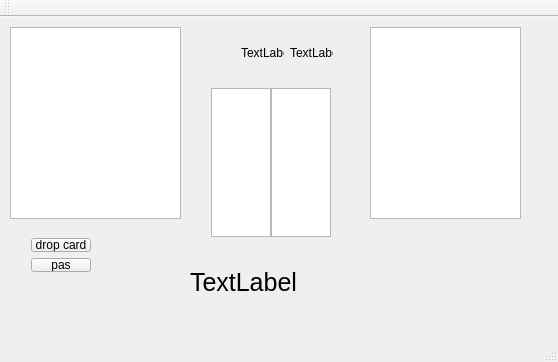
<?xml version="1.0" encoding="UTF-8"?>
<ui version="4.0">
 <class>MainWindow</class>
 <widget class="QMainWindow" name="MainWindow">
  <property name="geometry">
   <rect>
    <x>0</x>
    <y>0</y>
    <width>558</width>
    <height>362</height>
   </rect>
  </property>
  <property name="windowTitle">
   <string>MainWindow</string>
  </property>
  <widget class="QWidget" name="centralWidget">
   <widget class="QListWidget" name="player_cards">
    <property name="geometry">
     <rect>
      <x>10</x>
      <y>10</y>
      <width>171</width>
      <height>192</height>
     </rect>
    </property>
   </widget>
   <widget class="QListWidget" name="bot_cards">
    <property name="geometry">
     <rect>
      <x>370</x>
      <y>10</y>
      <width>151</width>
      <height>192</height>
     </rect>
    </property>
   </widget>
   <widget class="QWidget" name="layoutWidget">
    <property name="geometry">
     <rect>
      <x>20</x>
      <y>210</y>
      <width>82</width>
      <height>56</height>
     </rect>
    </property>
    <layout class="QVBoxLayout" name="verticalLayout">
     <item>
      <widget class="QPushButton" name="drop_card">
       <property name="text">
        <string>drop card</string>
       </property>
      </widget>
     </item>
     <item>
      <widget class="QPushButton" name="pas">
       <property name="text">
        <string>pas</string>
       </property>
      </widget>
     </item>
     <item>
      <spacer name="verticalSpacer">
       <property name="orientation">
        <enum>Qt::Vertical</enum>
       </property>
       <property name="sizeHint" stdset="0">
        <size>
         <width>20</width>
         <height>40</height>
        </size>
       </property>
      </spacer>
     </item>
    </layout>
   </widget>
   <widget class="QWidget" name="layoutWidget">
    <property name="geometry">
     <rect>
      <x>230</x>
      <y>20</y>
      <width>114</width>
      <height>31</height>
     </rect>
    </property>
    <layout class="QHBoxLayout" name="horizontalLayout">
     <item>
      <spacer name="horizontalSpacer">
       <property name="orientation">
        <enum>Qt::Horizontal</enum>
       </property>
       <property name="sizeHint" stdset="0">
        <size>
         <width>40</width>
         <height>20</height>
        </size>
       </property>
      </spacer>
     </item>
     <item>
      <widget class="QLabel" name="trump">
       <property name="text">
        <string>TextLabel</string>
       </property>
      </widget>
     </item>
     <item>
      <widget class="QLabel" name="deck_of_cards">
       <property name="text">
        <string>TextLabel</string>
       </property>
      </widget>
     </item>
     <item>
      <spacer name="horizontalSpacer_2">
       <property name="orientation">
        <enum>Qt::Horizontal</enum>
       </property>
       <property name="sizeHint" stdset="0">
        <size>
         <width>40</width>
         <height>20</height>
        </size>
       </property>
      </spacer>
     </item>
    </layout>
   </widget>
   <widget class="QLabel" name="bot_said">
    <property name="geometry">
     <rect>
      <x>190</x>
      <y>250</y>
      <width>301</width>
      <height>31</height>
     </rect>
    </property>
    <property name="font">
     <font>
      <pointsize>19</pointsize>
     </font>
    </property>
    <property name="text">
     <string>TextLabel</string>
    </property>
   </widget>
   <widget class="QWidget" name="layoutWidget">
    <property name="geometry">
     <rect>
      <x>200</x>
      <y>60</y>
      <width>142</width>
      <height>171</height>
     </rect>
    </property>
    <layout class="QHBoxLayout" name="horizontalLayout_2">
     <property name="spacing">
      <number>0</number>
     </property>
     <item>
      <widget class="QListWidget" name="game_space1"/>
     </item>
     <item>
      <widget class="QListWidget" name="game_space2"/>
     </item>
    </layout>
   </widget>
  </widget>
  <widget class="QMenuBar" name="menuBar">
   <property name="geometry">
    <rect>
     <x>0</x>
     <y>0</y>
     <width>558</width>
     <height>20</height>
    </rect>
   </property>
  </widget>
  <widget class="QToolBar" name="mainToolBar">
   <attribute name="toolBarArea">
    <enum>TopToolBarArea</enum>
   </attribute>
   <attribute name="toolBarBreak">
    <bool>false</bool>
   </attribute>
  </widget>
  <widget class="QStatusBar" name="statusBar"/>
 </widget>
 <layoutdefault spacing="6" margin="11"/>
 <resources/>
 <connections/>
</ui>
